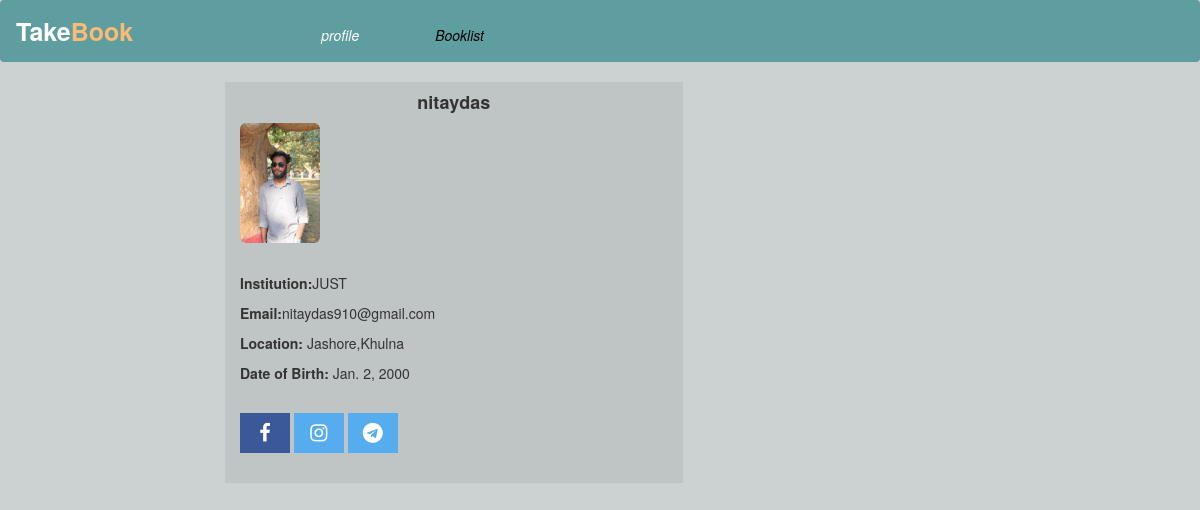
Screenshot of /profile/nitaydas/ with the database file from the repository.
### profileapp/models.py (models this page shows, shortened)
class UserProfile(models.Model):
    user=models.OneToOneField(User, on_delete=models.CASCADE)
    First_name=models.CharField(max_length=50,blank=True)
    Last_name=models.CharField(max_length=50, blank=True)
    bio=models.TextField(blank=True)
    profile_picture=models.ImageField(default='static/images/profile_pics/default.png' ,blank=True,null=True)
    location=models.CharField( max_length=50, blank=True)
    dob=models.DateField(blank=True, null=True)
    institution=models.CharField(max_length=100, blank=True)
    facebook=models.URLField(blank=True)
    instagram=models.URLField(blank=True)
    telegram=models.URLField(blank=True)

### profileapp/views.py (the view)
# urls.py: path('profile/<str:username>/',profileview.profile, name='profile'),
def profile(request,username):
    Username=username
    user_profile = UserProfile.objects.get(user__username=username)
    users=User.objects.all()
    return render(request, 'profile/profile.html', {'Username':Username,'users':users,'user_profile': user_profile} )

### templates/profile/profile.html (shortened to what this page needs)
<!DOCTYPE html>
<html lang="en">
<head>
    <link href="https://cdn.jsdelivr.net/npm/bootstrap@5.3.2/dist/css/bootstrap.min.css" rel="stylesheet">
    <link rel="stylesheet" href="https://maxcdn.bootstrapcdn.com/bootstrap/3.4.1/css/bootstrap.min.css">
    <link rel="stylesheet" href="https://cdnjs.cloudflare.com/ajax/libs/font-awesome/4.7.0/css/font-awesome.min.css">
</head>
</head>
<body>
    <nav class="navbar navbar-expand-lg " style="background-color:#5F9EA0;">
          <div class="navbar-header">
            <a class="navbar-brand" href="{% url 'home' %}"><strong class="text-white fs-1" style="margin:0px 100px 0px 0px">Take<span class="text-orange-300">Book</span> </strong> </a>
          </div>
          <ul class="nav navbar-nav">
            <li class="nav-item"><i><a href={% url 'profile' username=Username %} class="btn " style="color:white;margin:8px 0px 0px 50px">profile</a></i></li>
            <li class="nav-item"><i><a href={% url 'booklist' username=Username %} class="btn " style="color:black;margin:8px 0px 0px 50px">Booklist</a></i></li>
      </nav>
    <div class="container-fluid">
        <div class-"row">
           <div class="col-md-2">
           </div>
           <div class="col-md-5">
            <div class="container-fluid" style="background-color: #1111">
            <h4 class="text-center"><strong>{{Username}}</strong></h4>
            <p><img src="{{ user_profile.profile_picture.url }}" alt="profile_picture" class="img-responsive img-rounded" style="max-width: 80px;"></p>
            <i><p style="color:#444"> {{ user_profile.bio }}</p></i><br>
            {% if user_profile.institution %}
              <p><strong>Institution:</strong>{{user_profile.institution}}</p>
            {% endif %}
            {% for item in users %}
                {% if Username == item.username %}
                    <p><strong>Email:</strong>{{item.email}}</p>
                {% endif %}
            {% endfor %}
            <p><strong>Location:</strong> {{ user_profile.location }}</p>
            <p><strong>Date of Birth:</strong> {{ user_profile.dob}}</p><br>
            <p>
              {% if user_profile.facebook %}
              <a href="{{user_profile.facebook}}", target="_blank" , class="fa fa-facebook"></a>
              {% else %}
              <a href="#", class="fa fa-facebook"></a>
              {% endif %}
              {% if user_profile.instagram %}
              <a href="{{user_profile.instagram}}", target="_blank", class="fa fa-instagram"></a>
              {% else %}
              <a href="#",  class="fa fa-instagram"></a>
              {% endif %}
              {% if user_profile.telegram %}
              <a href="{{user_profile.telegram}}", target="_blank", class="fa fa-telegram"></a>
              {% else %}
              <a href="#",  class="fa fa-telegram"></a>
              {% endif %}
            </p><br>
            </div>
            </div>
        </div>
    </div>
</body>
</html>

### templates/profile/profile.html (style rules this page uses)
.fa { padding: 10px; font-size: 20px; width: 50px; text-align: center; text-decoration: none; }
.fa-facebook { background: #3B5998; color: white; }
.fa-instagram { background: #55ACEE; color: white; }
.fa-telegram { background: #55ACEE; color: white; }
body { background-color:#ccd1d1; }
.text-orange-300 { color: #fdba74; }

### rows the page displays
UserProfile: profile_picture (picture), institution "JUST", location "Jashore,Khulna", dob "Jan. 2, 2000"

### other values shown
{{ Username }} "nitaydas"
{{ item.email }} "nitaydas910@gmail.com"
